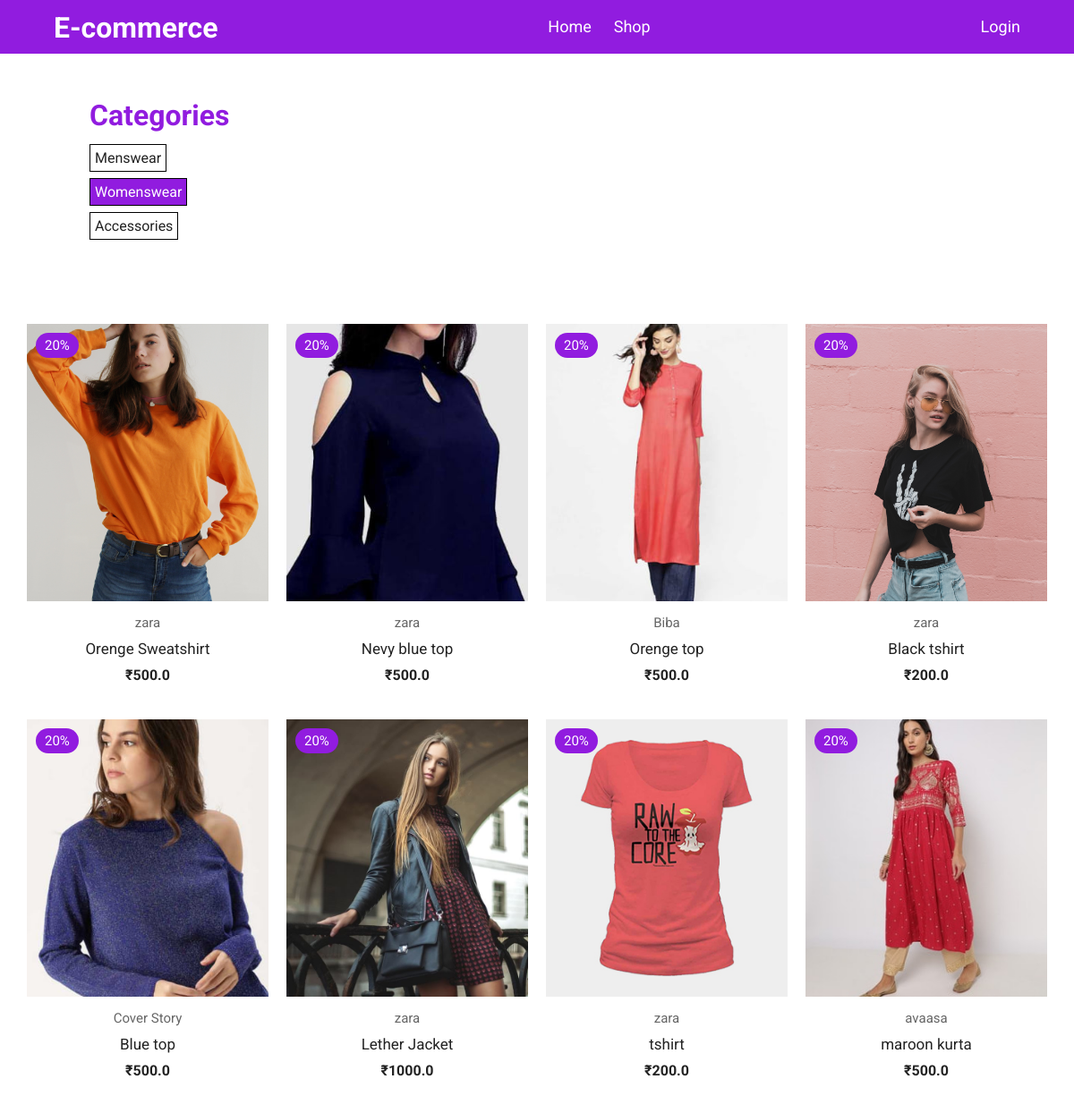
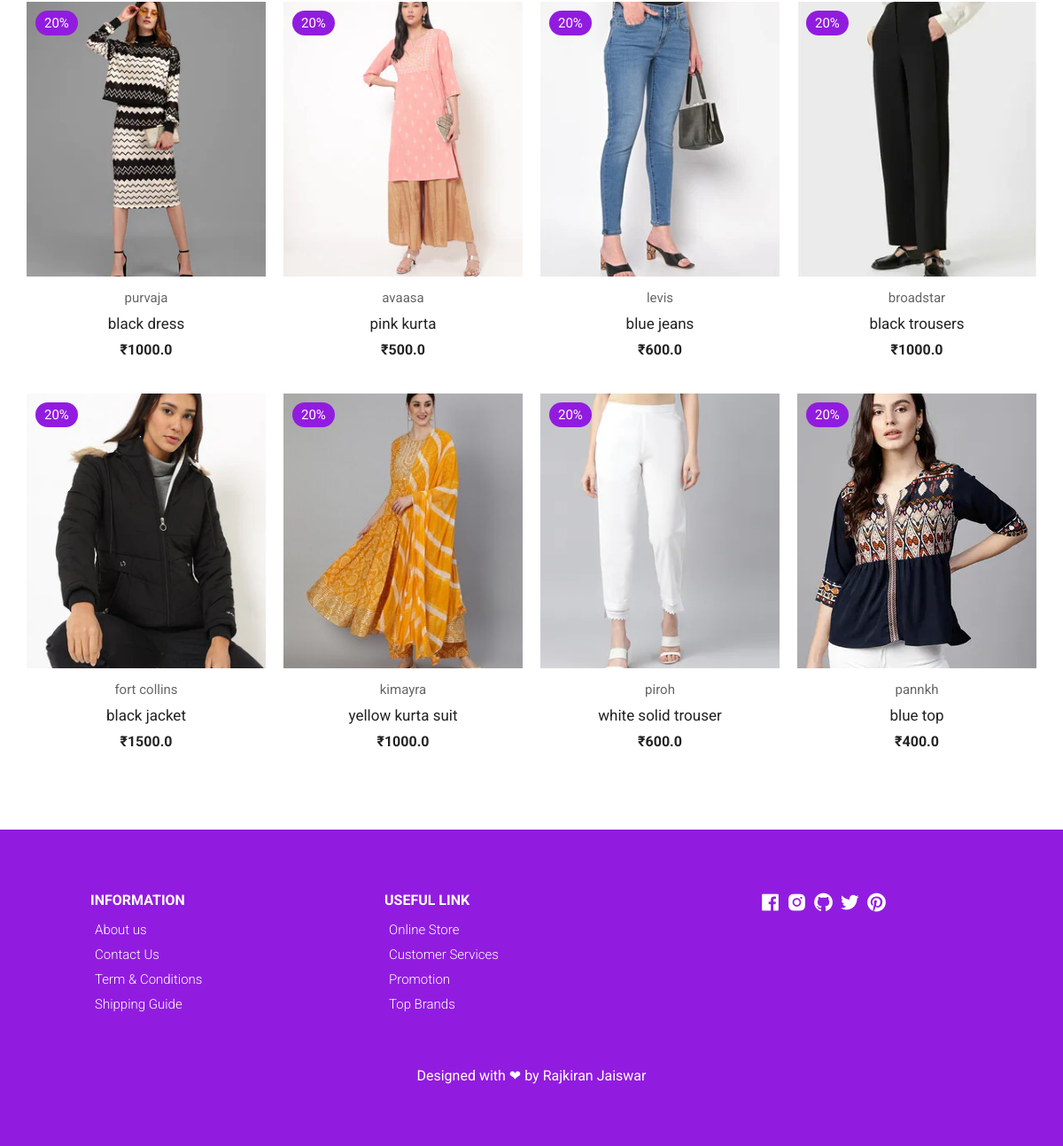
The page /womenswear on the database its author committed (2 pictures, top to bottom).
### myapp/models.py (models this page shows, shortened)
class ProductModel(models.Model):
    title = models.CharField(max_length=100)
    price = models.FloatField()
    size = models.CharField(max_length=50)
    description = models.TextField()
    brand = models.CharField(max_length=100)
    category = models.CharField(choices=CATEGORY_CHOICES ,max_length=5)
    product_image = models.ImageField(upload_to='productimg')

### myapp/views.py (the view)
# urls.py: path('womenswear',views.womenswear,name='womenswear'),
def womenswear(request):
    womenswear = ProductModel.objects.filter(category='W')
    return render(request,'womenswear.html',{'womenswear':womenswear})

### templates/womenswear.html (shortened to what this page needs)
{% include 'header.html' %}
{% block content %}
<div class="categories">
  <h1>Categories</h1><br>
  <a  href="menswear">Menswear</a><br><br>
  <a class="w" href="">Womenswear</a><br><br>
  <a href="accessories">Accessories</a>
</div>
<section class="section all-products" id="products">
      <div class="product-center container">
        {% for i in womenswear %}
          <div class="product-item">
            <div class="overlay">
              <a href="productdetails/{{i.id}}" class="product-thumb">
                <img src="{{i.product_image.url}}" alt="" />
              </a>
              <span class="discount">20%</span>
            </div>
            <div class="product-info">
              <span>{{i.brand}}</span>
              <a href="productdetails/{{i.id}}">{{i.title}}</a>
              <h4>₹{{i.price}}</h4>
            </div>
          </div>
        {% endfor %}
      </div>
    </section>
  </body>
</html>
{% endblock content %}
{% include 'footer.html' %}

### static/css/styles.css (style rules this page uses)
:root { --white: #fff; --black: #222; --green: #911cdf; --grey1: #f0f0f0; --grey2: #edc6ff; }
*, *::before, *::after { margin: 0; padding: 0; box-sizing: inherit; }
html { box-sizing: border-box; font-size: 62.5%; }
body { font-family: 'Roboto', sans-serif; font-size: 1.6rem; background-color: var(--white); color: var(--black); font-weight: 400; font-style: normal; }
a { text-decoration: none; color: var(--black); }
.container { max-width: 114rem; margin: 0 auto; padding: 0 3rem; }
.section { padding: 10rem 0 5rem 0; overflow: hidden; }
.product-center { display: flex; align-items: center; justify-content: center; flex-wrap: wrap; max-width: 120rem; margin: 0 auto; padding: 0 2rem; }
.product-item { position: relative; width: 27rem; margin: 0 auto; margin-bottom: 3rem; }
.product-thumb img { width: 100%; height: 31rem; object-fit: cover; transition: all 500ms linear; }
.product-info { padding: 1rem; text-align: center; }
.product-info span { display: inline-block; font-size: 1.5rem; color: #666; margin-bottom: 1rem; }
.product-info a { font-size: 1.7rem; display: block; margin-bottom: 1rem; transition: all 300ms ease; }
.product-item .overlay { position: relative; overflow: hidden; cursor: pointer; width: 100%; }
.product-item .overlay::after { content: ''; top: 0; left: 0; width: 100%; height: 100%; background-color: rgba(0, 0, 0, 0.473); visibility: hidden; opacity: 0; transition: 300ms ease-out; }
.product-item .discount { position: absolute; top: 1rem; left: 1rem; background-color: var(--green); padding: 0.5rem 1rem; color: var(--white); border-radius: 2rem; font-size: 1.5rem; }

### templates/womenswear.html (style rules this page uses)
.categories { margin-left:10rem; margin-top:5rem; }
.categories h1 { color:#911cdf; }
.categories .w { background-color:#911cdf; color:white; }
.categories a { border:1px solid black; padding:0.5rem; }

### rows shown on the page
ProductModel: product_image (picture), brand "zara", title "Orenge Sweatshirt", price "500.0"
ProductModel: product_image (picture), brand "zara", title "Nevy blue top", price "500.0"
ProductModel: product_image (picture), brand "Biba", title "Orenge top", price "500.0"
ProductModel: product_image (picture), brand "zara", title "Black tshirt", price "200.0"
ProductModel: product_image (picture), brand "Cover Story", title "Blue top", price "500.0"
ProductModel: product_image (picture), brand "zara", title "Lether Jacket", price "1000.0"
ProductModel: product_image (picture), brand "zara", title "tshirt", price "200.0"
ProductModel: product_image (picture), brand "avaasa", title "maroon kurta", price "500.0"
ProductModel: product_image (picture), brand "purvaja", title "black dress", price "1000.0"
ProductModel: product_image (picture), brand "avaasa", title "pink kurta", price "500.0"
ProductModel: product_image (picture), brand "levis", title "blue jeans", price "600.0"
ProductModel: product_image (picture), brand "broadstar", title "black trousers", price "1000.0"
ProductModel: product_image (picture), brand "fort collins", title "black jacket", price "1500.0"
ProductModel: product_image (picture), brand "kimayra", title "yellow kurta suit", price "1000.0"
ProductModel: product_image (picture), brand "piroh", title "white solid trouser", price "600.0"
ProductModel: product_image (picture), brand "pannkh", title "blue top", price "400.0"
